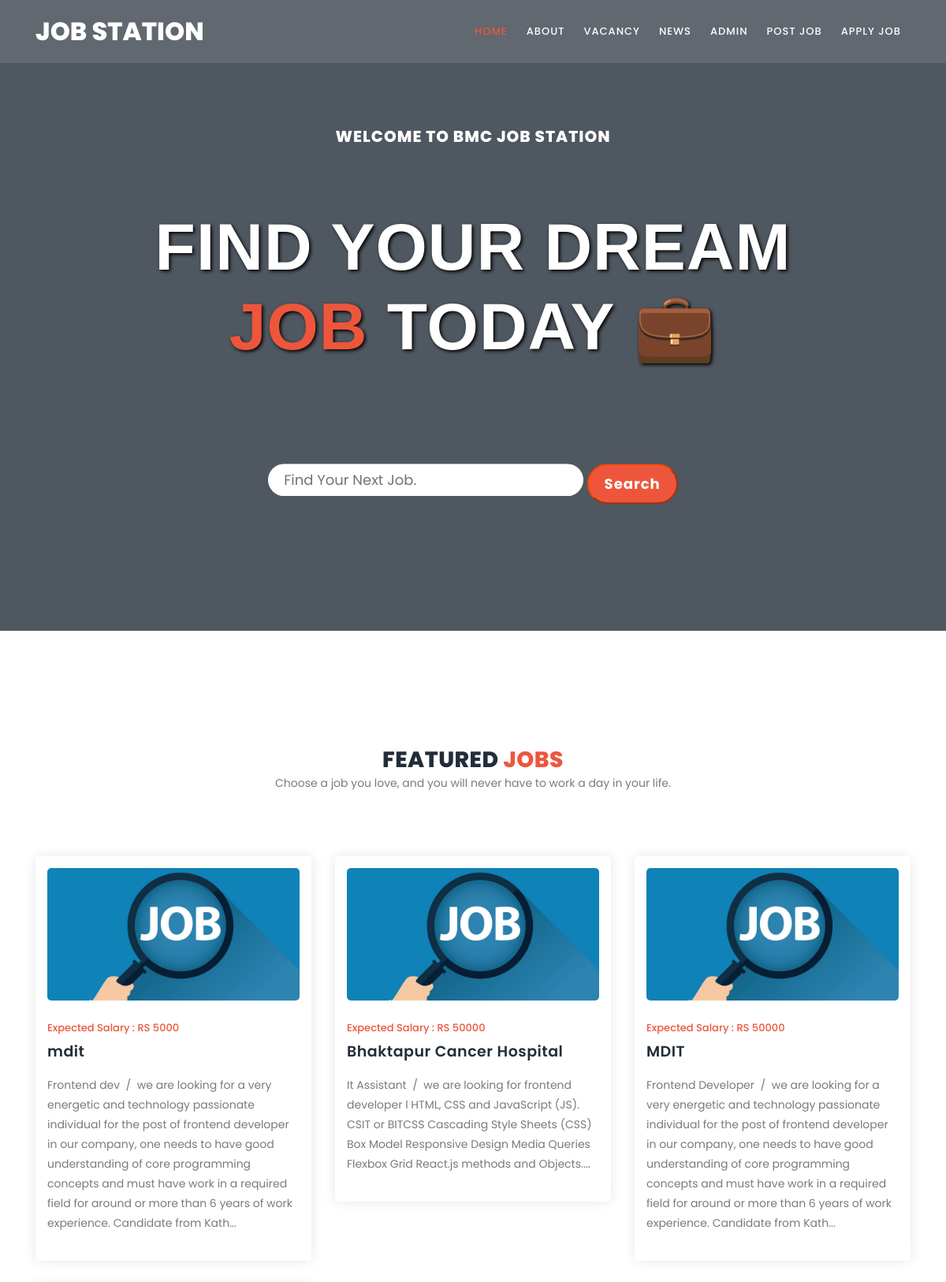
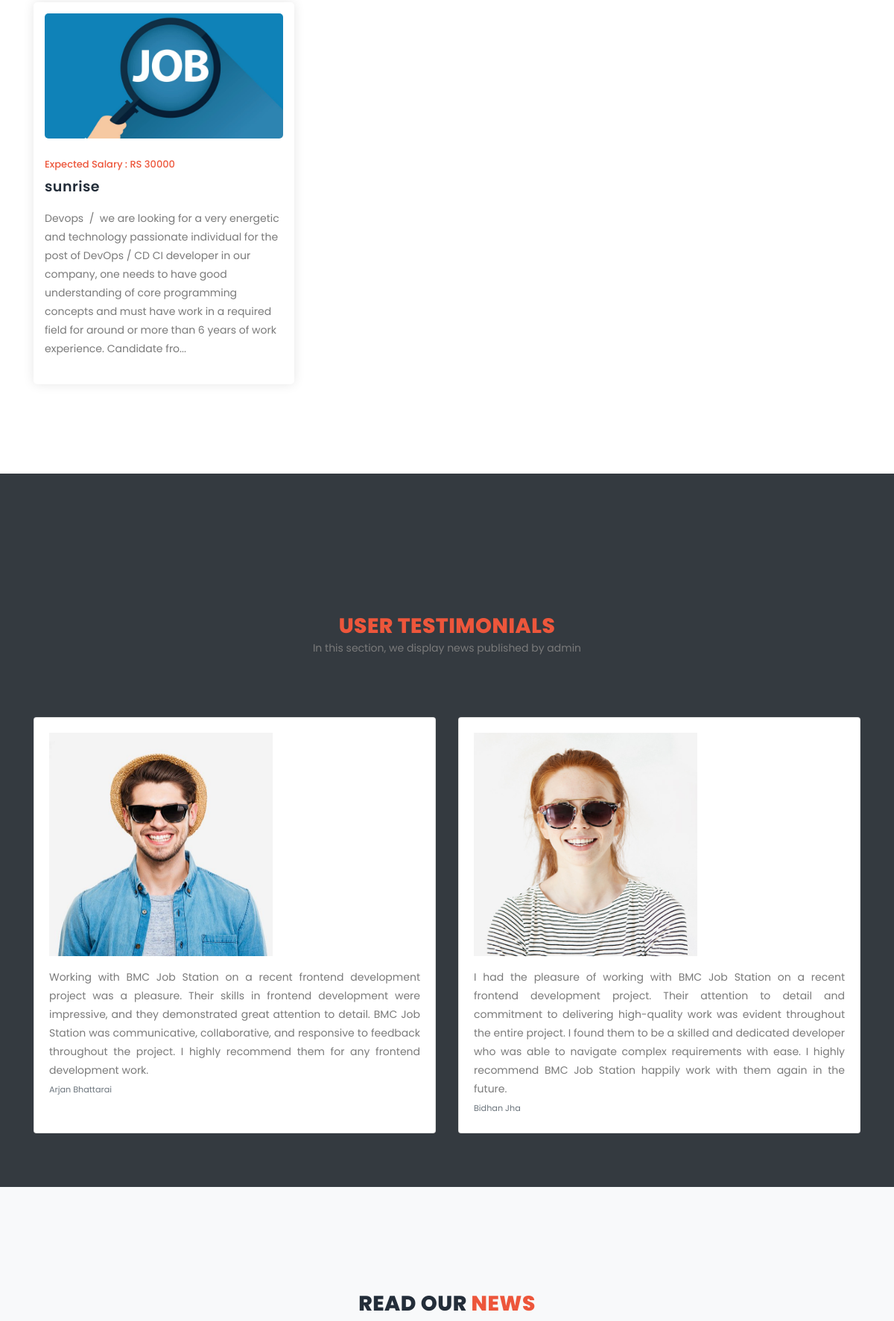
The page / (upper part) on the database its author committed (2 pictures, top to bottom).
### tables this page shows
CREATE TABLE `job_master` (
  `JobId` int(11) NOT NULL,
  `CompanyName` varchar(255) NOT NULL,
  `JobTitle` varchar(255) NOT NULL,
  `Age` varchar(255) NOT NULL,
  `Vacancy` int(11) NOT NULL,
  `MinQualification` varchar(255) NOT NULL,
  `Requirement` text NOT NULL,
  `Description` text NOT NULL,
  `ExpectedSalary` varchar(255) NOT NULL
);

### index.php (the view, shortened to what this page needs)
<!DOCTYPE html>
<html lang="en">
<head>
    <link rel="stylesheet" type="text/css" href="assets/css/bootstrap.min.css">
    <link rel="stylesheet" type="text/css" href="assets/css/font-awesome.css">
    <link rel="stylesheet" href="assets/css/style.css">
</head>
<body>
    <header class="header-area header-sticky">
        <div class="container">
            <div class="row">
                <div class="col-12">
                    <nav class="main-nav">
                        <a href="index.php" class="logo">Job Station</a>
                        <ul class="nav">
                            <li><a href="index.php" class="active">Home</a></li>
                            <li><a href="#schedule">About</a></li>
                            <li><a href="#trainers">Vacancy</a></li>
                            <li><a href="#our-classes">News</a></li>
                            <li><a href="./admin/admin_login.php">Admin</a></li>
                            <li><a href="./employer/registration.php">Post Job</a></li>
                            <li><a href="./job seeker/registration.php">Apply Job</a></li>
                        </ul>
                    </nav>
                </div>
            </div>
        </div>
    </header>
    <div class="main-banner" id="top">
        <video autoplay muted loop id="bg-video">
            <source src="assets/images/video3.mp4" type="video/mp4" />
        </video>
        <div class="video-overlay header-text">
            <div class="caption">
                <h6>WELCOME TO BMC JOB STATION</h6>
                <br><br>
                <h2>Find Your Dream <em>Job</em> Today 💼</h2>
                <br><br>
                <form class="d-flex justify-content-center" role="search">
                    <form class="d-flex justify-content-center" role="search">
                        <input style="width : 400px;" class="form-control me-2" type="search" placeholder="Find Your Next Job." aria-label="Search">
                        <button class="" href="#trainers" style=" border-color: orangered;">Search</button>
                    </form>
                </form>
            </div>
        </div>
    </div>
    <section class="section" id="trainers">
        <div class="container">
            <div class="row">
                <div class="col-lg-6 offset-lg-3">
                    <div class="section-heading">
                        <h2>Featured <em>Jobs</em></h2>
                        <p>Choose a job you love, and you will never have to work a day in your life.</p>
                    </div>
                </div>
            </div>
            <div class="row">
                <?php
                include 'connection/db.php';
                $sql = "select * from job_master";
                $result = mysqli_query($conn, $sql);
                while ($row = mysqli_fetch_array($result)) {
                ?>
                    <div class="col-lg-4">
                        <a href="./job seeker/registration.php">
                            <div class="trainer-item">
                                <div class="image-thumb">
                                    <img src="assets/images/job.jpg" alt="job">
                                </div>
                                <div class="down-content">
                                    <span>Expected Salary : RS <?php echo $row['ExpectedSalary']; ?></span>
                                    <h4><?php echo $row['CompanyName']; ?></h4>
                                    <p>
                                        <?php echo $row['JobTitle']; ?> &nbsp;/&nbsp;
                                        <?php
                                        $limited_text = substr($row['Description'], 0, 300);
                                        echo "<td>$limited_text...</td>";
                                        ?>
                                    </p>
                                </div>
                            </div>
                        </a>
                    </div>
                <?php
                }
                ?>
            </div>
        </div>
    </section>
    <div class="container-fluid bg-dark testimonial-container py-5">
        <div class="container">
            <div class="row">
                <div class="col-lg-6 offset-lg-3">
                    <div class="section-heading">
                        <h2><em>User Testimonials</em></h2>
                        <p>In this section, we display news published by admin</p>
                    </div>
                </div>
            </div>
            <div class="row">
                <?php
                $testimonials = array(
                    array(
                        "name" => "Arjan Bhattarai",
                        "content" => "Working with BMC Job Station on a recent frontend development project was a pleasure. Their skills in frontend development were impressive, and they demonstrated great attention to detail. BMC Job Station was communicative, collaborative, and responsive to feedback throughout the project. I highly recommend them for any frontend development work.",
                        "image" => "assets/images/arjan.jpg"
                    ),
                    array(
                        "name" => "Bidhan Jha",
                        "content" => "I had the pleasure of working with BMC Job Station on a recent frontend development project. Their attention to detail and commitment to delivering high-quality work was evident throughout the entire project. I found them to be a skilled and dedicated developer who was able to navigate complex requirements with ease. I highly recommend BMC Job Station happily work with them again in the future.",
                        "image" => "assets/images/bidhan.jpg"
                    )
                );
                foreach ($testimonials as $testimonial) {
                    echo '<div class="col-lg-6 mb-4">';
                    echo '<div class="card h-100">';
                    echo '<div class="card-body">';
                    echo '<img src="' . $testimonial["image"] . '" class="img-fluid mb-3 img-fluid custom-size" alt="' . $testimonial["name"] . '" />';
                    echo '<p class="card-text text-justify">' . $testimonial["content"] . '</p>';
                    echo '<p class="card-text"><small class="text-muted">' . $testimonial["name"] . '</small></p>';
                    echo '</div>';
                    echo '</div>';
                    echo '</div>';
                }
                ?>
            </div>
        </div>
    </div>
    <section class="section bg-light" id="our-classes">
        <div class="container">
            <div class="row">
                <div class="col-lg-6 offset-lg-3">
                    <div class="section-heading text-center">
                        <h2>Read our <em>News</em></h2>
                    </div>
                </div>
            </div>
        </div>
    </section>
</body>
</html>

### index.php (style rules this page uses)
.custom-size { width: 300px; height: 300px; }

### rows shown on the page
job_master: ExpectedSalary "5000", CompanyName "mdit", JobTitle "Frontend dev", Description "we are looking for a very energetic and technology passionate individual for the post of frontend developer in our company, one needs to have good understanding of core programming concepts and must have work in a required field for around or more than 6 years of work experience. Candidate from Kath"
job_master: ExpectedSalary "50000", CompanyName "Bhaktapur Cancer Hospital", JobTitle "It Assistant", Description "we are looking for frontend developer l HTML, CSS and JavaScript (JS). CSIT or BITCSS Cascading Style Sheets (CSS) Box Model Responsive Design Media Queries Flexbox Grid React.js methods and Objects."
job_master: ExpectedSalary "50000", CompanyName "MDIT", JobTitle "Frontend Developer", Description "we are looking for a very energetic and technology passionate individual for the post of frontend developer in our company, one needs to have good understanding of core programming concepts and must have work in a required field for around or more than 6 years of work experience. Candidate from Kath"
job_master: ExpectedSalary "30000", CompanyName "sunrise", JobTitle "Devops", Description "we are looking for a very energetic and technology passionate individual for the post of DevOps / CD CI developer in our company, one needs to have good understanding of core programming concepts and must have work in a required field for around or more than 6 years of work experience. Candidate fro"

### other values the page prints
$testimonial["name"] "Arjan Bhattarai"
$testimonial["name"] "Bidhan Jha"
